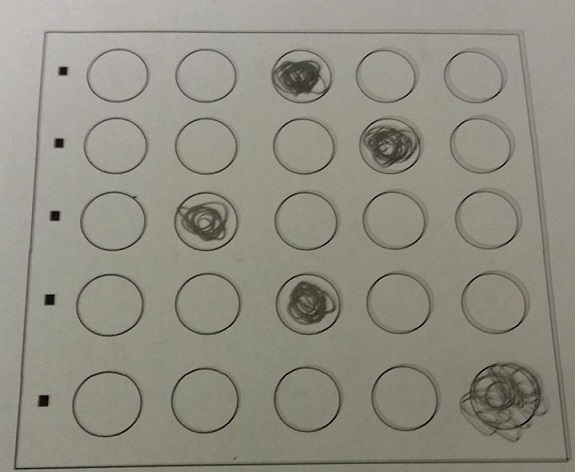
//> input picture MutilplechoiceQuestion/MutilplechoiceQuestion/example.jpg, 575 x 472 px
$ ./Test   (built with g++ and OpenCV 4)
//> lines starting //> are read from the running program, lines starting //| are printed output that depends on the picture; after the words box and inside, x2 and y2 are one past the last pixel; in counts of white or black regions, pixels touching at a corner belong together
#include <opencv2/highgui/highgui.hpp>
#include <opencv2/imgproc/imgproc.hpp>
#include <iostream>
#include <vector>
#include <algorithm>

	//g++ main.cpp -o main -I /usr/local/include/opencv -lopencv_core -lopencv_imgproc -lopencv_highgui

	using namespace cv;
using namespace std;


cv::Point2f computeIntersect(cv::Vec4i a, cv::Vec4i b)
{
	int x1 = a[0], y1 = a[1], x2 = a[2], y2 = a[3];
	int x3 = b[0], y3 = b[1], x4 = b[2], y4 = b[3];

	if (float d = ((float)(x1 - x2) * (y3 - y4)) - ((y1 - y2) * (x3 - x4)))
	{
		cv::Point2f pt;
		pt.x = ((x1*y2 - y1*x2) * (x3 - x4) - (x1 - x2) * (x3*y4 - y3*x4)) / d;
		pt.y = ((x1*y2 - y1*x2) * (y3 - y4) - (y1 - y2) * (x3*y4 - y3*x4)) / d;
		return pt;
	}
	else
		return cv::Point2f(-1, -1);
}

bool comparator2(double a, double b) {
	return a<b;
}
bool comparator3(Vec3f a, Vec3f b) {
	return a[0]<b[0];
}

bool comparator(Point2f a, Point2f b) {
	return a.x<b.x;
}
void sortCorners(std::vector<cv::Point2f>& corners, cv::Point2f center)
{


	std::vector<cv::Point2f> top, bot;
	for (int i = 0; i < corners.size(); i++)
	{
		if (corners[i].y < center.y)
			top.push_back(corners[i]);
		else
			bot.push_back(corners[i]);
	}


	sort(top.begin(), top.end(), comparator);
	sort(bot.begin(), bot.end(), comparator);

	cv::Point2f tl = top[0];
	cv::Point2f tr = top[top.size() - 1];
	cv::Point2f bl = bot[0];
	cv::Point2f br = bot[bot.size() - 1];
	corners.clear();
	corners.push_back(tl);
	corners.push_back(tr);
	corners.push_back(br);
	corners.push_back(bl);
}


int main(int argc, char* argv[]) {

	Mat img = imread("example.jpg", CV_LOAD_IMAGE_GRAYSCALE);
//> img: 472 rows x 575 cols, CV_8UC1; min 0, max 197, mean 142

	cv::Size size(3, 3);
	cv::GaussianBlur(img, img, size, 0);
	adaptiveThreshold(img, img, 255, CV_ADAPTIVE_THRESH_MEAN_C, CV_THRESH_BINARY, 75, 10);
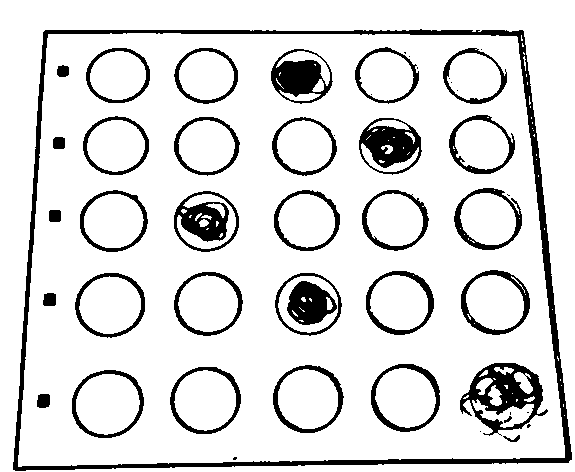
//> img: 472 rows x 575 cols, CV_8UC1; 86.9% white; 49 black regions (15 under 20 px), largest, box (x1, y1, x2, y2) and area: (13, 29, 572, 471) 8935, (460, 363, 548, 436) 2615, (359, 118, 422, 175) 1959
	cv::bitwise_not(img, img);

	cv::Mat img2;
	cvtColor(img, img2, CV_GRAY2RGB);

	cv::Mat img3;
	cvtColor(img, img3, CV_GRAY2RGB);

	imshow("img3", img3);

	vector<Vec4i> lines;
	HoughLinesP(img, lines, 1, CV_PI / 180, 80, 400, 10);
//> lines = 12 lines (x1, y1, x2, y2), first 8: [13, 468, 571, 459], [44, 31, 523, 31], [13, 466, 464, 459], [14, 469, 45, 30], [522, 30, 567, 462], [43, 32, 523, 32], [16, 469, 47, 30], [521, 30, 566, 462]
	for (size_t i = 0; i < lines.size(); i++)
	{
		Vec4i l = lines[i];
		line(img2, Point(l[0], l[1]), Point(l[2], l[3]), Scalar(0, 0, 255), 3, CV_AA);
	}
//> this loop made 12 passes
//> l on passes 1 to 12: [13, 468, 571, 459], [44, 31, 523, 31], [13, 466, 464, 459], [14, 469, 45, 30], [522, 30, 567, 462], [43, 32, 523, 32], [16, 469, 47, 30], [521, 30, 566, 462], [14, 467, 44, 33], [524, 37, 568, 457], [15, 469, 46, 34], [20, 467, 571, 458]
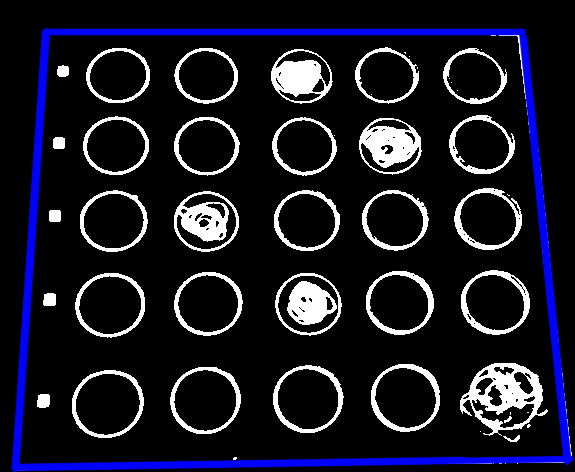
//> img2: 472 rows x 575 cols, CV_8UC3; mean R, G, B 25.3, 25.3, 38.2

	//imshow("example", img2);

	std::vector<cv::Point2f> corners;
	for (int i = 0; i < lines.size(); i++)
	{
		for (int j = i + 1; j < lines.size(); j++)
		{
			cv::Point2f pt = computeIntersect(lines[i], lines[j]);
			if (pt.x >= 0 && pt.y >= 0 && pt.x < img.cols && pt.y < img.rows)
				corners.push_back(pt);
		}
	}
//> this loop made 12 passes
//> after the loop, corners = 35 Points (x, y), first 12: [14.07, 468], [566.7, 459.1], [16.07, 467.9], [565.7, 459.1], [13.93, 468], [568.2, 459], [15.07, 468], [44.93, 31], [522.1, 31], [46.93, 31], [521.1, 31], [44.14, 31]

	// Get mass center
	cv::Point2f center(0, 0);
	for (int i = 0; i < corners.size(); i++)
		center += corners[i];
//> this loop made 35 passes
//> center on passes 1 to 12: Point(14.07, 468), Point(580.8, 927.1), Point(596.8, 1395), Point(1162.5, 1854.1), Point(1176.5, 2322.1), Point(1744.7, 2781.1), Point(1759.8, 3249.1), Point(1804.7, 3280.1), Point(2326.8, 3311.1), Point(2373.7, 3342.1), Point(2894.8, 3373.1), Point(2939, 3404.1)
	center *= (1. / corners.size());
//> center = Point(250.8, 290.5)

	sortCorners(corners, center);
//> the loop in sortCorners, `for (int i = 0; i < corners.size(); i++)` made 35 passes
//> in sortCorners, `sort(top.begin(), top.end(), comparator);`: top = 14 Points (x, y), first 12: [44.07, 32], [44.14, 31], [44.86, 32], [44.93, 31], [46.14, 32], [46.21, 31], [46.86, 32], [46.93, 31], [521.1, 31], [521.2, 32], [522.1, 31], [522.2, 32]
//> in sortCorners, `sort(bot.begin(), bot.end(), comparator);`: bot = 21 Points (x, y), first 12: [13.93, 468], [13.99, 467.1], [14.07, 466], [14.07, 468], [14.13, 467.1], [14.21, 466], [15.07, 468], [15.14, 467.1], [15.22, 466], [16.07, 467.9], [16.14, 467.1], [16.22, 465.9]
//> in sortCorners, `cv::Point2f tl = top[0];`: tl = Point(44.07, 32)
//> in sortCorners, `cv::Point2f tr = top[top.size() - 1];`: tr = Point(523.5, 32)
//> in sortCorners, `cv::Point2f bl = bot[0];`: bl = Point(13.93, 468)
//> in sortCorners, `cv::Point2f br = bot[bot.size() - 1];`: br = Point(568.2, 459)
//> in sortCorners, `corners.push_back(tl);`: corners = 1 Point (x, y): [44.07, 32]
//> in sortCorners, `corners.push_back(tr);`: corners = 2 Points (x, y): [44.07, 32], [523.5, 32]
//> in sortCorners, `corners.push_back(br);`: corners = 3 Points (x, y): [44.07, 32], [523.5, 32], [568.2, 459]
//> in sortCorners, `corners.push_back(bl);`: corners = 4 Points (x, y): [44.07, 32], [523.5, 32], [568.2, 459], [13.93, 468]

	Rect r = boundingRect(corners);
//> r = Rect(13, 32, 556, 436)
	cout << r << endl;
//| [556 x 436 from (13, 32)]
	cv::Mat quad = cv::Mat::zeros(r.height, r.width, CV_8UC3);
//> quad: 436 rows x 556 cols, CV_8UC3; every value is 0
	// Corners of the destination image
	std::vector<cv::Point2f> quad_pts;
	quad_pts.push_back(cv::Point2f(0, 0));
	quad_pts.push_back(cv::Point2f(quad.cols, 0));
//> quad_pts = 2 Points (x, y): [0, 0], [556, 0]
	quad_pts.push_back(cv::Point2f(quad.cols, quad.rows));
	quad_pts.push_back(cv::Point2f(0, quad.rows));

	// Get transformation matrix
	cv::Mat transmtx = cv::getPerspectiveTransform(corners, quad_pts);
//> transmtx = [[1.15, 0.0795, -53.25], [2.5e-16, 1.17, -37.43], [-3.74e-05, 0.000364, 1]]
	// Apply perspective transformation
	cv::warpPerspective(img3, quad, transmtx, quad.size());
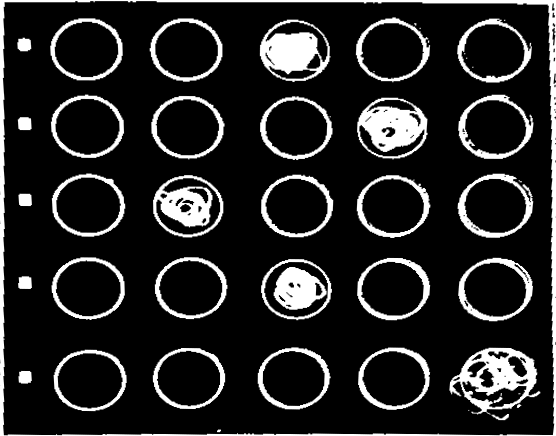
//> quad: 436 rows x 556 cols, CV_8UC3; min 0, max 255, mean 37

	//imshow("example2", quad);

	Mat cimg;

	cvtColor(quad, cimg, CV_BGR2GRAY);
	imshow("imgBefore", quad);
	vector<Vec3f> circles;
	HoughCircles(cimg, circles, CV_HOUGH_GRADIENT, 1, img.rows / 8, 100, 75, 0, 0);
//> circles = 8 circles (x, y, radius): [297.5, 52.5, 29.4], [292.5, 290.5, 28.5], [292.5, 128.5, 32.1], [392.5, 206.5, 30.5], [496.5, 127.5, 30.8], [397.5, 128.5, 29.4], [390.5, 375.5, 33.6], [292.5, 376.5, 29.3]
	for (size_t i = 0; i < circles.size(); i++) {
		Point center(cvRound(circles[i][0]), cvRound(circles[i][1]));
		// circle center
		circle(quad, center, 3, Scalar(0, 255, 0), -1, 8, 0);
	}
//> this loop made 8 passes
//> center on passes 1 to 8: Point(298, 52), Point(292, 290), Point(292, 128), Point(392, 206), Point(496, 128), Point(398, 128), Point(390, 376), Point(292, 376)
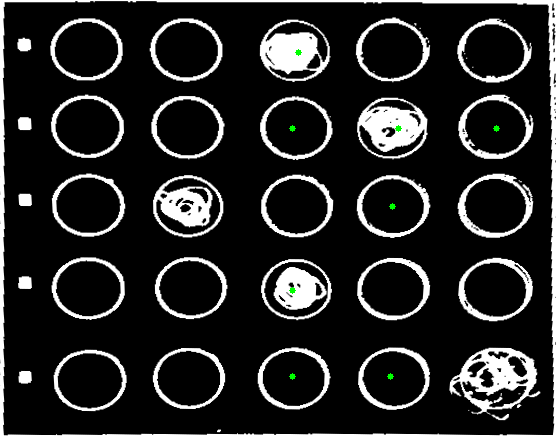
//> quad: 436 rows x 556 cols, CV_8UC3; 0.1% of pixels changed, all inside (x1, y1, x2, y2) = (289, 49, 500, 380)

	//imshow("example4", quad);
	waitKey();

	double averR = 0;
	vector<double> row;
	vector<double> col;

	//Find rows and columns of circles for interpolation
	for (int i = 0;i<circles.size();i++) {
		bool found = false;
		int r = cvRound(circles[i][2]);
		averR += r;
		int x = cvRound(circles[i][0]);
		int y = cvRound(circles[i][1]);
		for (int j = 0;j<row.size();j++) {
			double y2 = row[j];
			if (y - r < y2 && y + r > y2) {
				found = true;
				break;
			}
		}
		if (!found) {
			row.push_back(y);
		}
		found = false;
		for (int j = 0;j<col.size();j++) {
			double x2 = col[j];
			if (x - r < x2 && x + r > x2) {
				found = true;
				break;
			}
		}
		if (!found) {
			col.push_back(x);
		}
	}
//> this loop made 8 passes
//> (r, averR, x, y, found) on passes 1 to 8: (29, 29, 298, 52, false), (28, 57, 292, 290, true), (32, 89, 292, 128, true), (30, 119, 392, 206, false), (31, 150, 496, 128, false), (29, 179, 398, 128, true), (34, 213, 390, 376, true), (29, 242, 292, 376, true)
//> after the loop, averR = 242

	averR /= circles.size();
//> averR = 30.25

	sort(row.begin(), row.end(), comparator2);
//> row = [52, 128, 206, 290, 376]
	sort(col.begin(), col.end(), comparator2);
	imshow("img", cimg);
	for (int i = 0;i<row.size();i++) {
		double max = 0;
		double y = row[i];
		int ind = -1;
		for (int j = 0;j<col.size();j++) {
			double x = col[j];
			Point c(x, y);

			//Use an actual circle if it exists
			for (int k = 0;k<circles.size();k++) {
				double x2 = circles[k][0];
				double y2 = circles[k][1];
				if (abs(y2 - y)<averR && abs(x2 - x)<averR) {
					x = x2;
					y = y2;
				}
			}

			// circle outline
			circle(quad, c, averR, Scalar(0, 0, 255), 3, 8, 0);
			Rect rect(x - averR, y - averR, 2 * averR, 2 * averR);
			Mat submat = cimg(rect);
			double p = (double)countNonZero(submat) / (submat.size().width*submat.size().height);
			if (p >= 0.3 && p>max) {
				max = p;
				ind = j;
			}
		}
		if (ind == -1)printf("%d:-", i + 1);
		else printf("%d:%c", i + 1, 'A' + ind);
		cout << endl;
	}
//> this loop made 5 passes
//> (y, max, ind) on passes 1 to 5: (52.5, 0.653, 0), (127.5, 0.701, 1), (206.5, 0, -1), (290.5, 0.597, 0), (375.5, 0.606, 2)
//| 1:A
//| 2:B
//| 3:-
//| 4:A
//| 5:C
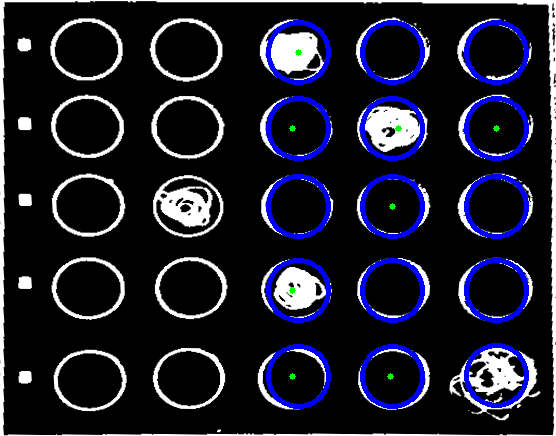
//> quad: 436 rows x 556 cols, CV_8UC3; 5.82% of pixels changed, all inside (x1, y1, x2, y2) = (266, 20, 529, 409)

	// circle outline*/
	//imshow("example3", quad);
	waitKey();
	return 0;
}
